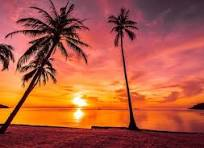
#> input picture Applied computer vision/Aula 4/imagem.jpg, 204 x 148 px, found by its file name
$ python Morfologia.py
#> lines starting #> are read from the running program, lines starting #| are printed output that depends on the picture; after the words box and inside, x2 and y2 are one past the last pixel; in counts of white or black regions, pixels touching at a corner belong together
import cv2
import numpy as np

# 1. Corrigido com 'r' antes das aspas para tratar as barras corretamente
path = r"C:\Users\labsfiap\Desktop\aula\APPLIED-COMPUTER-VISION\Applied computer vision\Aula 4\imagem.jpg"

# Carrega em escala de cinza (o 0 é fundamental para o OTSU)
img1 = cv2.imread(path, 0)
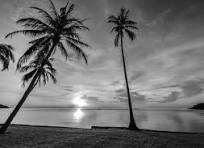
#> img1: shape (148, 204); min 0, max 255, mean 111.6

# 2. O threshold devolve DOIS valores: o limite usado e a imagem binária
ret, img_bin = cv2.threshold(img1, 0, 255, cv2.THRESH_BINARY + cv2.THRESH_OTSU)
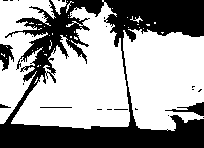
#> img_bin: shape (148, 204); 61.6% white; 27 black regions (22 under 20 px), largest, box (x1, y1, x2, y2) and area: (0, 0, 204, 148) 11026, (0, 44, 14, 71) 223, (165, 102, 204, 116) 206, (40, 107, 72, 108) 32, (0, 104, 11, 108) 26
#> ret = 101

kernel = np.ones((3,3), np.uint8)

# Processamentos
img_erode1 = cv2.erode(img1, kernel, iterations=1)
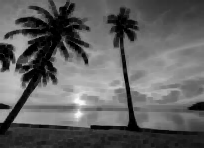
#> img_erode1: shape (148, 204); min 0, max 249, mean 95.8
img_erode2 = cv2.erode(img_erode1, kernel, iterations=2)
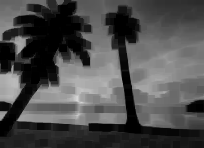
#> img_erode2: shape (148, 204); min 0, max 213, mean 76.4

# 3. Usamos a imagem binária (img_bin) para a dilatação, não a tupla do threshold
img_dilate = cv2.dilate(img_bin, kernel, iterations=1)
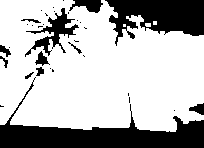
#> img_dilate: shape (148, 204); 71.1% white; 34 black regions (22 under 20 px), largest, box (x1, y1, x2, y2) and area: (0, 77, 204, 148) 4423, (105, 0, 204, 46) 2771, (25, 8, 79, 57) 749

# Janelas e exibição
cv2.imshow("Original", img1)
cv2.imshow("Binaria (OTSU)", img_bin)
cv2.imshow("Erodida (Cinza)", img_erode1)
cv2.imshow("Dilatada (da Binaria)", img_dilate)

cv2.waitKey(0)
cv2.destroyAllWindows()
